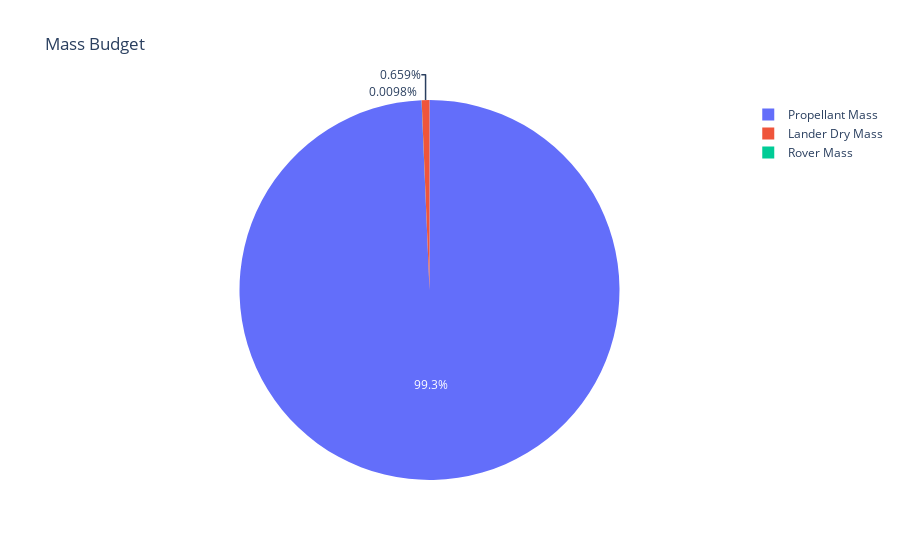

The notebook cell this image was saved under:
### Code cell
mass_fig = px.pie(names=mass_labels, values=mass_values, title='Mass Budget')
mass_fig

### Figure 1 — Plotly figure (JSON) as saved in the notebook; plotly's stock layout.template omitted (floating-point values rounded to 4 significant figures)
{"data": [{"domain": {"x": [0, 1], "y": [0, 1]}, "hovertemplate": "label=%{label}<br>value=%{value}<extra></extra>", "labels": ["Propellant Mass", "Lander Dry Mass", "Rover Mass"], "legendgroup": "", "name": "", "showlegend": true, "type": "pie", "values": [263600.0, 1750.0, 26.0]}], "layout": {"legend": {"tracegroupgap": 0}, "title": {"text": "Mass Budget"}}}
